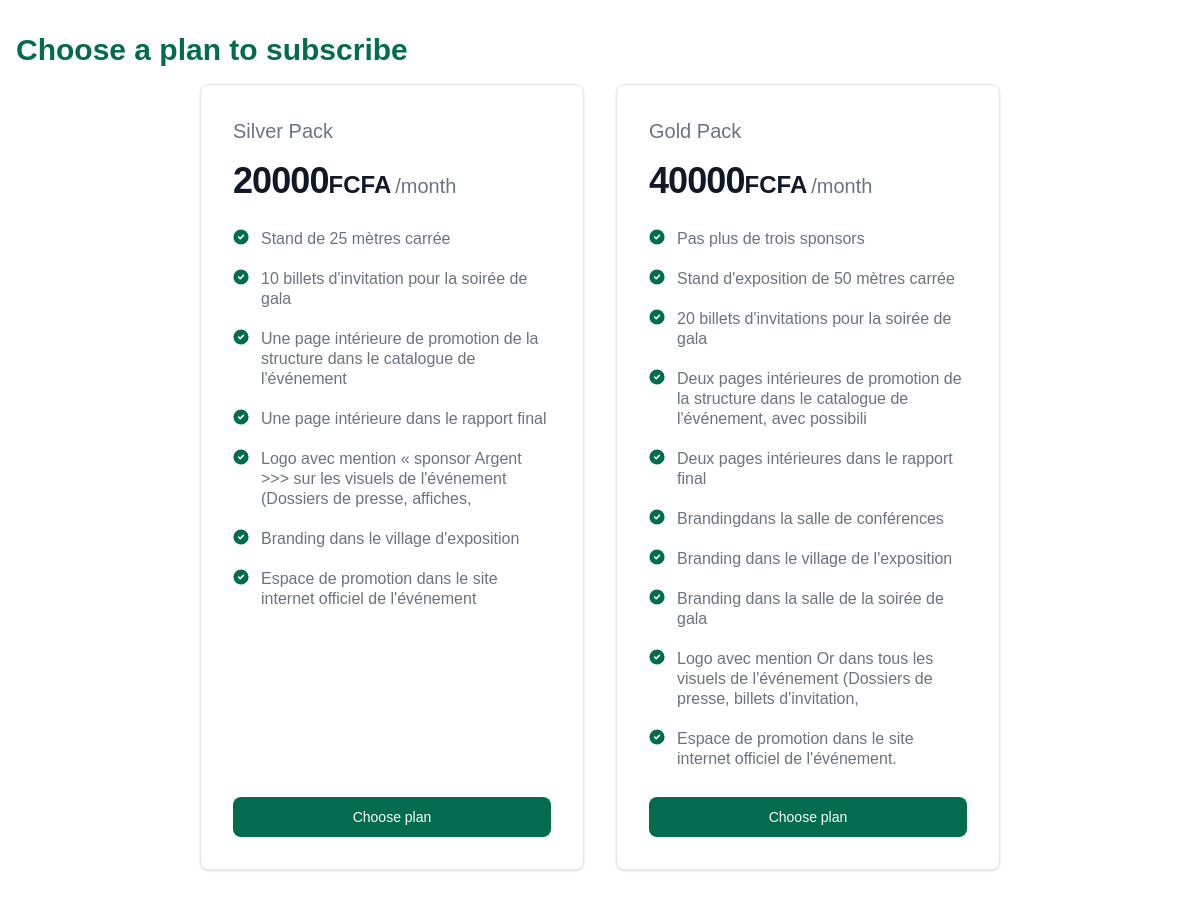
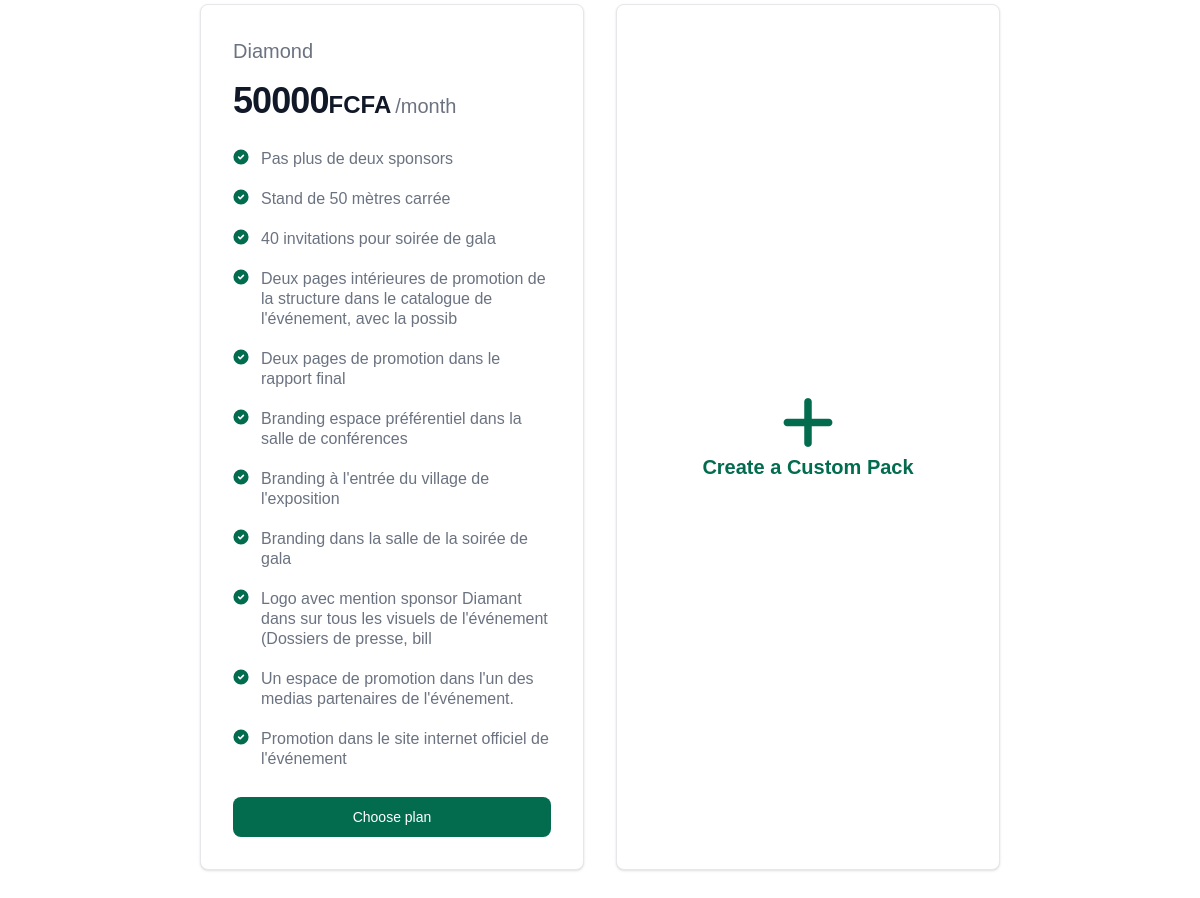
The app's page /packs/ with its own data (2 pictures, top to bottom).
### packs/models.py (models this page shows, shortened)
class Pack(models.Model):
    name = models.CharField(max_length=100)
    amount_per_month = models.CharField(max_length=100)
    description = models.ManyToManyField(Item)

class Item(models.Model):
    name = models.CharField(max_length=100)
    def __str__(self):
        return self.name

### packs/views.py (the view)
# urls.py: path('', views.pack_list, name='pack_list'),
def pack_list(request):
    packs = Pack.objects.all()
    items = Item.objects.all()
    return render(request, 'packs/pack_list.html', {'packs': packs, 'items': items})

### packs/templates/packs/pack_list.html (shortened to what this page needs)
{% load static %}
<!DOCTYPE html>
<html>
<head>
    <link rel="stylesheet" type="text/css" href="{% static 'packs/style.css' %}">
    <link href="https://cdnjs.cloudflare.com/ajax/libs/flowbite/2.3.0/flowbite.min.css" rel="stylesheet" />
    <link rel="stylesheet" href="https://cdnjs.cloudflare.com/ajax/libs/font-awesome/6.1.1/css/all.min.css">
</head>
<body>
    <div  class="mx-auto px-4 py-8">
    <h1 class="text-3xl text-green-700 font-semibold">Choose a plan to subscribe</h1>
    <div class="flex justify-center items-evenly " style="flex-wrap: wrap;">
    {% for pack in packs %}
<span class="w-full flex flex-col justify-between max-w-sm p-4 m-4 bg-white border border-gray-200 rounded-lg shadow sm:p-8 dark:bg-gray-800 dark:border-gray-700">
    <span>
    <h5 class="mb-4 text-xl font-medium text-gray-500 dark:text-gray-400">{{pack.name}}</h5>
    <div class="flex items-baseline text-gray-900 dark:text-white">
        <span class="text-4xl font-extrabold tracking-tight">{{pack.amount_per_month}}</span>
        <span class="text-2xl font-semibold">FCFA</span>
    <span class="ms-1 text-xl font-normal text-gray-500 dark:text-gray-400">/month</span>
    </div>
                <ul role="list" class="space-y-5 my-7">
                    {% for item in pack.description.all %}
                        <li class=" flex">
                            <span class="text-base font-normal leading-tight text-gray-500 dark:text-gray-400 ms-3">{{ item }}</span>
                        </li>
                    {% endfor %}
    </ul>
</span>
<button type="button" class="text-white bg-green-700 hover:bg-green-800 focus:ring-4 focus:outline-none focus:ring-green-200 dark:bg-green-600 dark:hover:bg-green-700 dark:focus:ring-green-900 font-medium rounded-lg text-sm px-5 py-2.5 inline-flex justify-center w-full text-center" onclick="window.location.href='{% url 'subscribe' pack.id  %}'" >Choose plan</button>
</span>
    {% endfor %}
    <span class="w-full flex justify-center items-center flex-col max-w-sm p-4 m-4 bg-white border border-gray-200 rounded-lg shadow sm:p-8 dark:bg-gray-800 dark:border-gray-700">
        <button onclick="window.location.href='{% url 'create_custom_plan'  %}'"><i class="fa-solid fa-plus text-6xl text-green-700"></i></button>
        <p class="text-green-700 text-xl font-semibold">Create a Custom Pack</p>
    </span>
</div>
</div>
</body>
</html>

### packs/static/packs/style.css (style rules this page uses)
body { font-family: Arial, sans-serif; background-color: #ffffff; color: #000000; }

### records on screen
Pack: name "Silver Pack", amount_per_month "20000"
Item: name "Stand de 25 mètres carrée"
Item: name "10 billets d'invitation pour la soirée de gala"
Item: name "Une page intérieure de promotion de la structure dans le catalogue de l'événement"
Item: name "Une page intérieure dans le rapport final"
Item: name "Logo avec mention « sponsor Argent >>> sur les visuels de l'événement (Dossiers de presse, affiches,"
Item: name "Branding dans le village d'exposition"
Item: name "Espace de promotion dans le site internet officiel de l'événement"
Pack: name "Gold Pack", amount_per_month "40000"
Item: name "Pas plus de trois sponsors"
Item: name "Stand d'exposition de 50 mètres carrée"
Item: name "20 billets d'invitations pour la soirée de gala"
Item: name "Deux pages intérieures de promotion de la structure dans le catalogue de l'événement, avec possibili"
Item: name "Deux pages intérieures dans le rapport final"
Item: name "Brandingdans la salle de conférences"
Item: name "Branding dans le village de l'exposition"
Item: name "Branding dans la salle de la soirée de gala"
Item: name "Logo avec mention Or dans tous les visuels de l'événement (Dossiers de presse, billets d'invitation,"
Item: name "Espace de promotion dans le site internet officiel de l'événement."
Pack: name "Diamond", amount_per_month "50000"
Item: name "Pas plus de deux sponsors"
Item: name "Stand de 50 mètres carrée"
Item: name "40 invitations pour soirée de gala"
Item: name "Deux pages intérieures de promotion de la structure dans le catalogue de l'événement, avec la possib"
Item: name "Deux pages de promotion dans le rapport final"
Item: name "Branding espace préférentiel dans la salle de conférences"
Item: name "Branding à l'entrée du village de l'exposition"
Item: name "Branding dans la salle de la soirée de gala"
Item: name "Logo avec mention sponsor Diamant dans sur tous les visuels de l'événement (Dossiers de presse, bill"
Item: name "Un espace de promotion dans l'un des medias partenaires de l'événement."
Item: name "Promotion dans le site internet officiel de l'événement"
